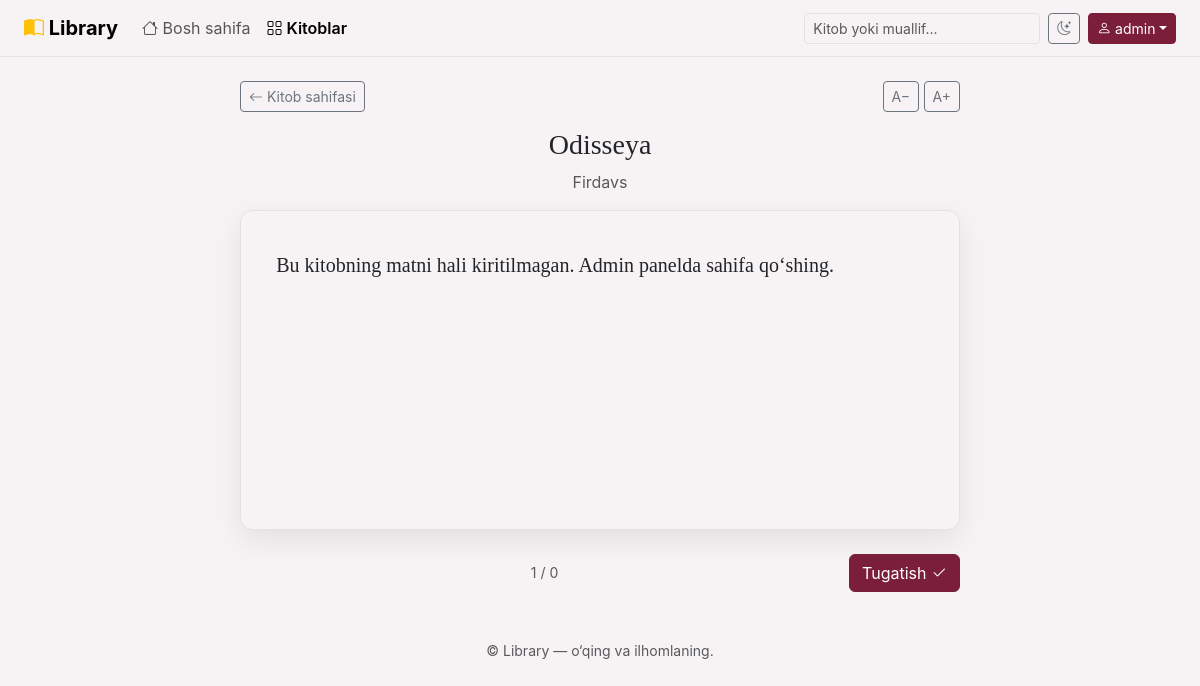
The app's page /books/8/read/ (signed in) with its own data.
### main/models.py (models this page shows, shortened)
class User(AbstractUser):
    ROLE_CHOICES = (
        ('user', 'Oddiy foydalanuvchi'),
        ('admin', 'Admin'),
    )
    email = models.EmailField(unique=True)
    role = models.CharField(max_length=10, choices=ROLE_CHOICES, default='user')

class Book(models.Model):
    title = models.CharField(max_length=200)
    author = models.CharField(max_length=150)
    genre = models.ForeignKey(Genre, on_delete=models.CASCADE, related_name='books')
    year = models.IntegerField(null=True, blank=True)
    pages = models.IntegerField(null=True, blank=True)
    rating = models.DecimalField(max_digits=2, decimal_places=1, default=0)
    description = models.TextField(blank=True)
    cover_color = models.SmallIntegerField(default=1)
    cover_url = models.URLField(max_length=500, blank=True)
    created_by = models.ForeignKey(User, on_delete=models.SET_NULL, null=True, blank=True)
    created_at = models.DateTimeField(auto_now_add=True)
    updated_at = models.DateTimeField(auto_now=True)
    cover_url = models.ImageField(upload_to='images/', blank=True)
    class Meta:
        ordering = ['-created_at']

### main/views.py (the view)
# urls.py: path('books/<int:pk>/read/', views.read, name='read'),
def read(request, pk):
    book = get_object_or_404(Book, pk=pk)
    pages = list(book.book_pages.all())
    total = len(pages)
    saved = ReadingProgress.objects.filter(user=request.user, book=book).first() if request.user.is_authenticated else None
    try:
        n = int(request.GET.get('page') or (saved.current_page if saved else 1))
    except ValueError:
        n = 1
    n = min(max(n, 1), max(total, 1))
    page = pages[n - 1] if pages else None
    if page and request.user.is_authenticated:
        ReadingProgress.objects.update_or_create(
            user=request.user, book=book,
            defaults={'current_page': n, 'total_pages': total, 'finished_at': timezone.now() if n == total else None})
    paragraphs = [p.strip() for p in page.text.split('\n\n') if p.strip()] if page else []
    return render(request, 'read.html', {
        'book': book, 'n': n, 'total': total, 'paragraphs': paragraphs,
        'prev': n - 1 if n > 1 else None, 'next': n + 1 if n < total else None})

### templates/read.html (shortened to what this page needs)
{% extends "base.html" %}
{% block content %}
  <section class="reader mx-auto">
    <div class="d-flex justify-content-between align-items-center mb-3">
      <a class="btn btn-sm btn-outline-secondary" href="{% url 'book' book.pk %}"><i class="bi bi-arrow-left"></i> Kitob sahifasi</a>
      <div><button class="btn btn-sm btn-outline-secondary" id="smaller">A−</button> <button class="btn btn-sm btn-outline-secondary" id="bigger">A+</button></div>
    </div>
    <h1 class="h3 text-center">{{ book.title }}</h1>
    <p class="text-center text-body-secondary">{{ book.author }}</p>
    <article class="paper flip" id="text">
      {% for p in paragraphs %}<p>{{ p }}</p>{% empty %}<p>Bu kitobning matni hali kiritilmagan. Admin panelda sahifa qo‘shing.</p>{% endfor %}
    </article>
    <div class="d-flex align-items-center justify-content-between mt-4">
      <span class="text-body-secondary small">{{ n }} / {{ total }}</span>
      {% if next %}<a class="btn btn-primary" href="?page={{ next }}">Keyingi <i class="bi bi-chevron-right"></i></a>
      {% else %}<a class="btn btn-primary" href="{% url 'book' book.pk %}">Tugatish <i class="bi bi-check2"></i></a>{% endif %}
    </div>
  </section>
{% endblock %}

### templates/base.html (shortened to what this page needs)
{% load static %}<!doctype html>
<html lang="uz">
<head>
  <link rel="stylesheet" href="{% static 'vendor/bootstrap.min.css' %}">
  <link rel="stylesheet" href="{% static 'vendor/icons/bootstrap-icons.min.css' %}">
  <link rel="stylesheet" href="{% static 'css/style.css' %}">
</head>
<body>
{% block body %}
  <nav class="navbar navbar-expand-md sticky-top glass">
    <div class="container-fluid px-4">
      <a class="navbar-brand fw-bold" href="{% url 'index' %}"><i class="bi bi-book-half text-warning"></i> Library</a>
      <div class="collapse navbar-collapse" id="menu">
        <ul class="navbar-nav me-auto">
          <li class="nav-item"><a class="nav-link {% if request.resolver_match.url_name == 'index' %}active fw-semibold{% endif %}" href="{% url 'index' %}"><i class="bi bi-house"></i> Bosh sahifa</a></li>
          <li class="nav-item"><a class="nav-link {% if request.resolver_match.url_name in 'books book read' %}active fw-semibold{% endif %}" href="{% url 'books' %}"><i class="bi bi-grid"></i> Kitoblar</a></li>
        </ul>
        <form action="{% url 'books' %}" class="d-flex me-2"><input class="form-control form-control-sm" name="q" placeholder="Kitob yoki muallif..."></form>
        <button class="btn btn-sm btn-outline-secondary" id="theme" aria-label="Rejim"><i class="bi bi-moon-stars"></i></button>
        {% if user.is_authenticated %}
        <div class="dropdown ms-2">
          <button class="btn btn-sm btn-primary dropdown-toggle" data-bs-toggle="dropdown"><i class="bi bi-person"></i> {{ user.first_name|default:user.username }}</button>
        </div>
        {% else %}
        <a class="btn btn-sm btn-primary ms-2" href="{% url 'login' %}"><i class="bi bi-person"></i> Kirish</a>
        {% endif %}
      </div>
    </div>
  </nav>
  <main class="container py-4 page-in">{% block content %}{% endblock %}</main>
  <footer class="text-center text-body-secondary small py-4">© Library — o‘qing va ilhomlaning.</footer>
{% endblock %}
</body>
</html>

### static/css/style.css (style rules this page uses)
:root { --lib-accent: #7b1e3a; --lib-accent-dark: #5e162c; --lib-gold: #d4a73c; --bs-body-bg: #f7f3f5; --bs-link-color: var(--lib-accent); --bs-link-hover-color: var(--lib-accent-dark); }
body { font-family: Inter, system-ui, -apple-system, "Segoe UI", sans-serif; }
h1, h2, h3, h4, .paper { font-family: Georgia, serif; }
.btn-primary { --bs-btn-bg: var(--lib-accent); --bs-btn-border-color: var(--lib-accent); --bs-btn-hover-bg: var(--lib-accent-dark); --bs-btn-hover-border-color: var(--lib-accent-dark); --bs-btn-active-bg: var(--lib-accent-dark); --bs-btn-active-border-color: var(--lib-accent-dark); --bs-btn-disabled-bg: var(--lib-accent); --bs-btn-disabled-border-color: var(--lib-accent); }
.glass { background: color-mix(in srgb, var(--bs-body-bg) 85%, transparent); backdrop-filter: blur(10px); border-bottom: 1px solid var(--bs-border-color); }
.reader { max-width: 720px; }
.paper { background: var(--bs-body-bg); border: 1px solid var(--bs-border-color); border-radius: .75rem; padding: 2.2rem; min-height: 320px; line-height: 1.9; box-shadow: 0 10px 30px rgba(0, 0, 0, .08); }
.paper p { margin-bottom: 1.1em; }
.paper.flip { animation: flip .45s ease; }
.page-in { animation: fadeUp .6s ease both; }

### records on screen
User: first_name "admin"
Book: title "Odisseya", author "Firdavs"

### other values on screen
{{ n }} "1"
{{ total }} "0"
